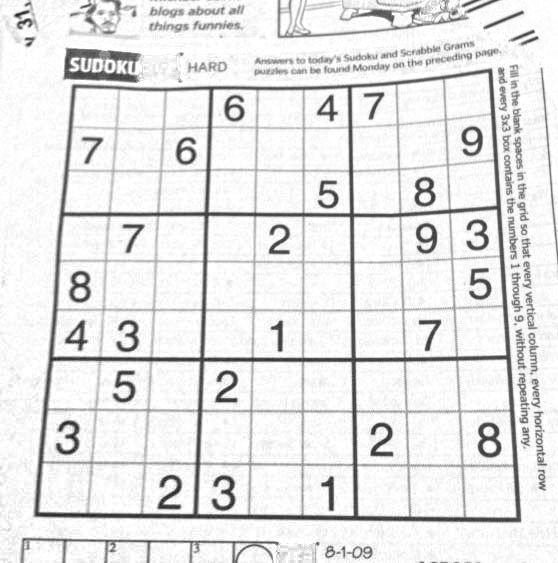
#> input picture OpenCV/Opencv documentations/OpenCV-Python Tutorials/Image Processing in OpenCV/Geometric Transformations of Images/dave.png, 558 x 563 px
$ python Geometric-Transformations-of-Images.py
#> lines starting #> are read from the running program, lines starting #| are printed output that depends on the picture
#Scaling
import cv2
import numpy as np
import matplotlib.pyplot as plt
# [59 lines of commented-out code are left out]


img = cv2.imread('dave.png')
#> img is the input picture: shape (563, 558, 3); min 27, max 255, mean 229.5
rows,cols,ch = img.shape
#> rows = 563; cols = 558; ch = 3

pts1 = np.float32([[56,65],[368,52],[28,387],[389,390]])
pts2 = np.float32([[0,0],[220,0],[0,220],[220,220]])

M = cv2.getPerspectiveTransform(pts1,pts2)

dst = cv2.warpPerspective(img,M,(300,300))
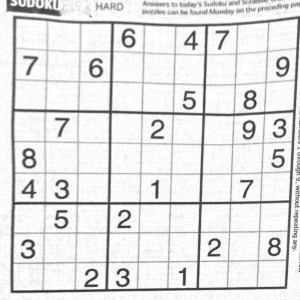
#> dst: shape (300, 300, 3); min 35, max 255, mean 227.6

plt.subplot(121),plt.imshow(img),plt.title('Input')
plt.subplot(122),plt.imshow(dst),plt.title('Output')
plt.show()
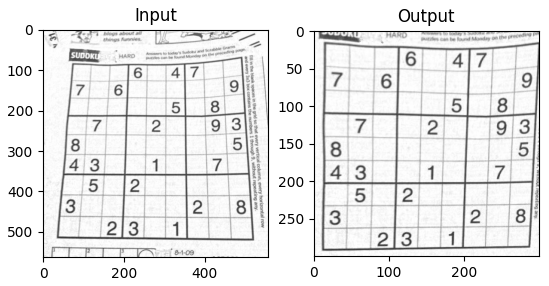
#> figure drawn by matplotlib, 2 panels

$ run again, with OpenCV/Opencv documentations/OpenCV-Python Tutorials/Image Processing in OpenCV/Geometric Transformations of Images/draw.png copied over OpenCV/Opencv documentations/OpenCV-Python Tutorials/Image Processing in OpenCV/Geometric Transformations of Images/dave.png
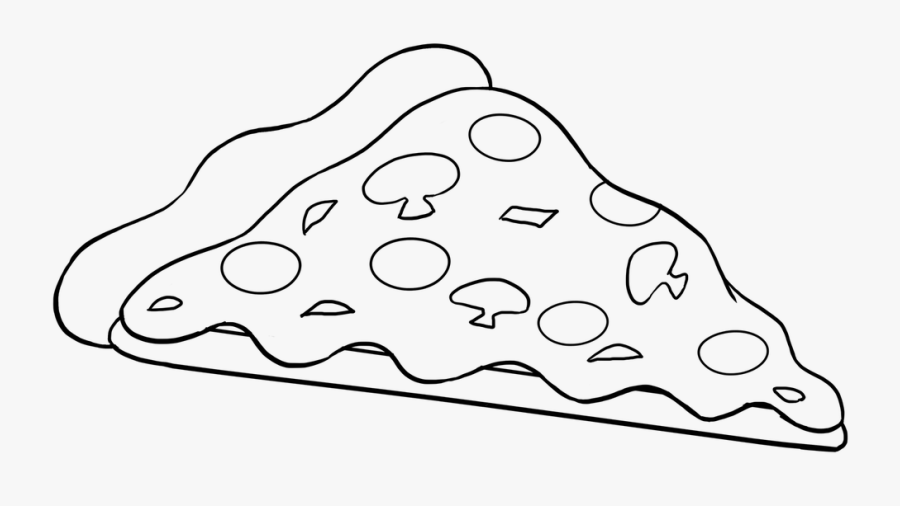
#> input picture OpenCV/Opencv documentations/OpenCV-Python Tutorials/Image Processing in OpenCV/Geometric Transformations of Images/draw.png, 900 x 506 px
#> img is the input picture: shape (506, 900, 3); min 0, max 247, mean 235.9
#> `dst = cv2.warpPerspective(img,M,(300,300))`:
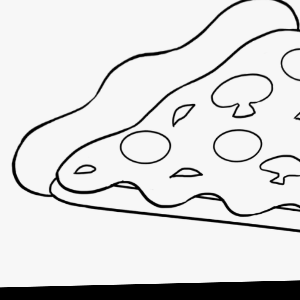
#> dst: shape (300, 300, 3); min 0, max 247, mean 220.9
#> `plt.show()`:
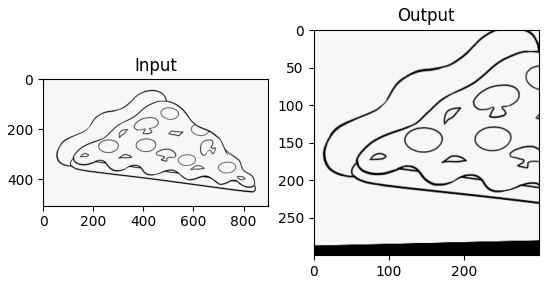
#> figure drawn by matplotlib, 2 panels
